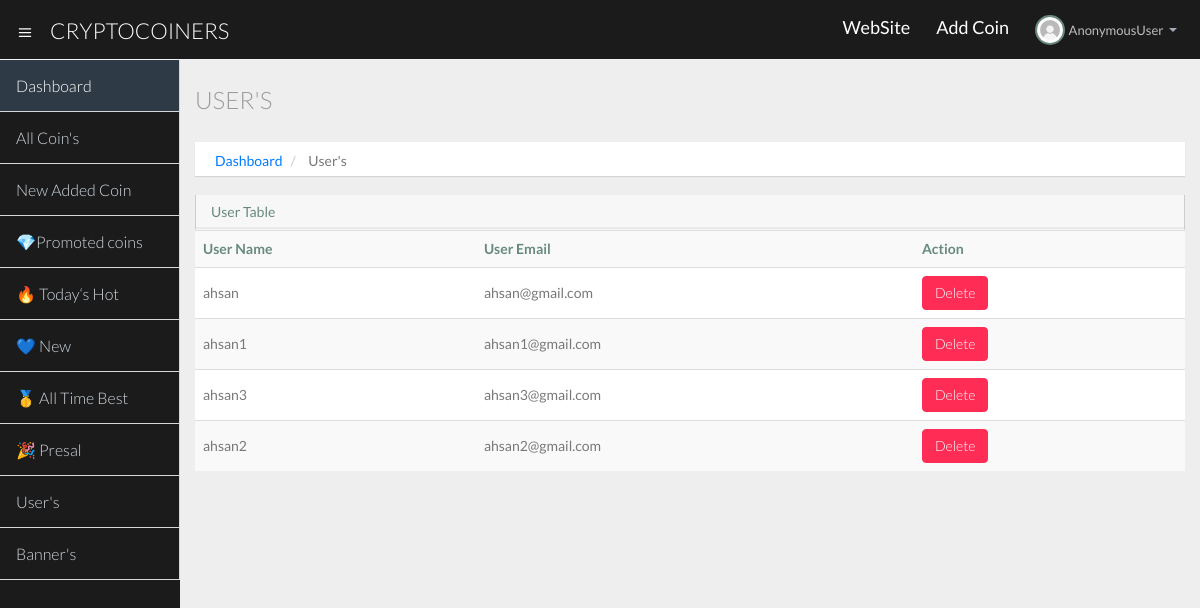
/users/, run on an earlier commit of the app's database.
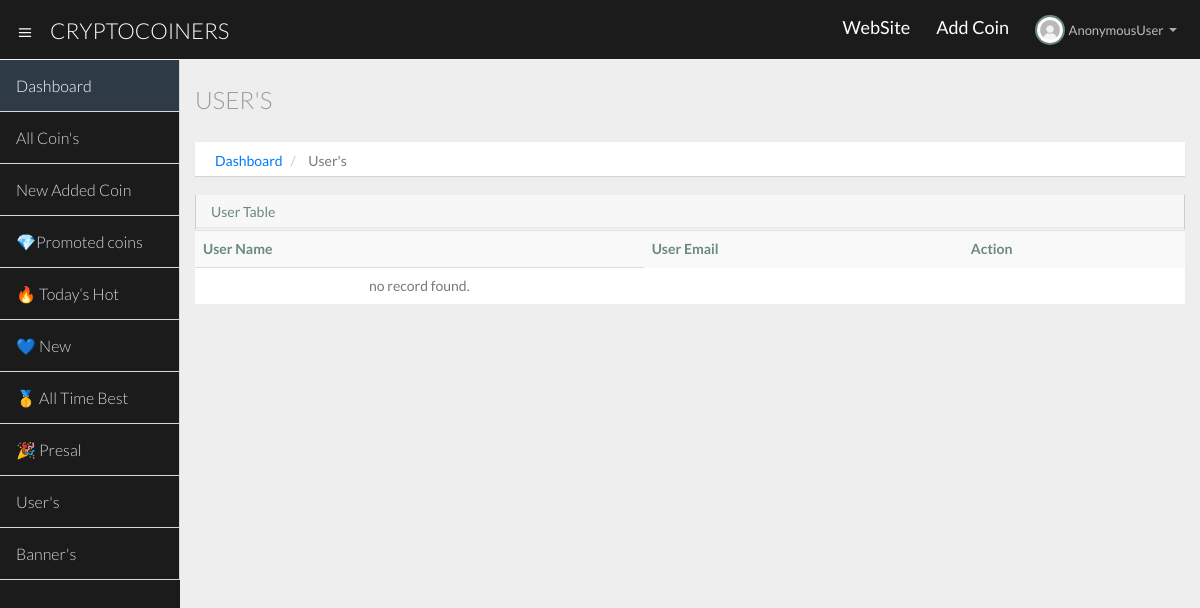
And on a later commit of the database.
### cryptocoinersite/models.py (models this page shows, shortened)
class Extend(models.Model):
    id = models.AutoField(primary_key=True)
    user_type = models.CharField(max_length= 15)
    user = models.OneToOneField(User , on_delete=models.CASCADE)

### adminsite/views.py (the view)
# urls.py: path('users/', views.users, name='users'),
def users(request):
    alluser = Extend.objects.filter(user_type='user')
    return render(request, 'adminsite/user.html'  ,{'alluser':alluser})

### templates/adminsite/user.html (shortened to what this page needs)
{% extends 'adminsite/basic.html' %}
{% block body %}
{% load static %}
<section id="main-content">
  <section class="wrapper">
    <div class="row">
      <div class="col-lg-12">
        <h3 class="page-header"> User's</h3>
        <ol class="breadcrumb">
          <li><a href="/dashboard">Dashboard</a></li>
          <li>User's</li>
        </ol>
      </div>
    </div>
    <div class="row">
      <div class="col-lg-12">
        <section class="panel">
          <header class="panel-heading">
            User Table
          </header>
          <table class="table table-striped table-advance table-hover">
            <tbody>
              <tr>
                <th> User Name</th>
                <th> User Email</th>
                <th> Action</th>
              </tr>
              {% if alluser %}
              {% for user in alluser %}
              <tr>
                <td>{{user.user.username}}</td>
                <td>{{user.user.email}}</td>
                <td>
                  <div class="">
                    <a class="btn btn-danger" href="{% url 'udelete' user.user.id %}">Delete</a>
                  </div>
                </td>
              </tr>
              {% endfor %}
              {% else %}
              <tr>
                <td class="text-center">no record found.</td>
              </tr>
              {% endif %}
            </tbody>
          </table>
        </section>
      </div>
    </div>
  </section>
</section>
{% endblock body %}

What changed in the data, as far as the page shows it:
removed Extend: user.username "ahsan", user.email "ahsan@gmail.com"
removed Extend: user.username "ahsan1", user.email "ahsan1@gmail.com"
removed Extend: user.username "ahsan3", user.email "ahsan3@gmail.com"
removed Extend: user.username "ahsan2", user.email "ahsan2@gmail.com"
Also different on the page:
text now shown: "no record found."
